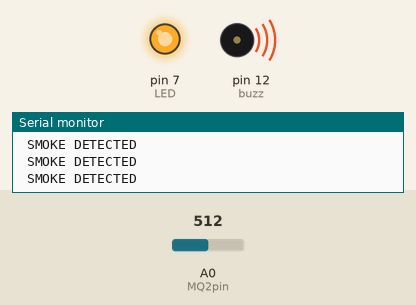
Bench run of a sketch on a simulated Arduino Uno, built with avr-gcc and run on an emulated ATmega328P. On the bench: output pins drawn as LEDs (lit = HIGH), buzzer (waves = sounding, pin HIGH), the last lines printed to the serial monitor. Inputs (shaded band) come from the test bench; at power-on: A0 (MQ2pin) = 512.

Above: at 1.2 s.
1.3 s: A0 (MQ2pin) set to 482
4.3 s: A0 (MQ2pin) set to 461
At 5.2 s:
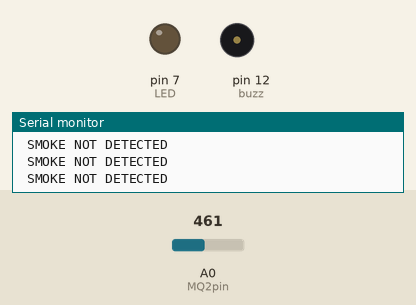
Timing chart, 0 to 7.3 s (numbered marks = the images above; inputs shaded):
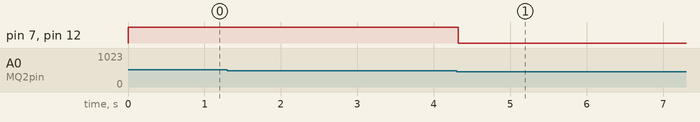

Measured:
- the behaviour switches between 470 and 469 on A0 (MQ2pin) (found by bisection; images 0 and 1)
- after the input at 4.3 s, pin 7 (LED), pin 12 (buzz): HIGH → LOW at once

The sketch:

Gas_Detector.ino
```cpp
int LED = 7;
int MQ2pin = A0;
int buzz=12;


void setup() {
  Serial.begin(9600);
  pinMode(buzz,OUTPUT);
  pinMode(LED,OUTPUT);

}

void loop() {
  float sensorValue,MQ2pin;
sensorValue = getsensorValue(MQ2pin); // read analog input pin 0

  if(sensorValue >= 470){
    digitalWrite(LED,HIGH);
    digitalWrite(buzz,HIGH);
   // Serial.print(sensorValue);
    Serial.println(" SMOKE DETECTED");


  }
  else{

  	digitalWrite(LED,LOW);
    digitalWrite(buzz,LOW);
   // Serial.println("Sensor Value: ");
    //Serial.println(sensorValue);
      Serial.println(" SMOKE NOT DETECTED");
  }
  //delay(1000);


}
	float getsensorValue(int pin){
  	return (analogRead(pin));
}
```
